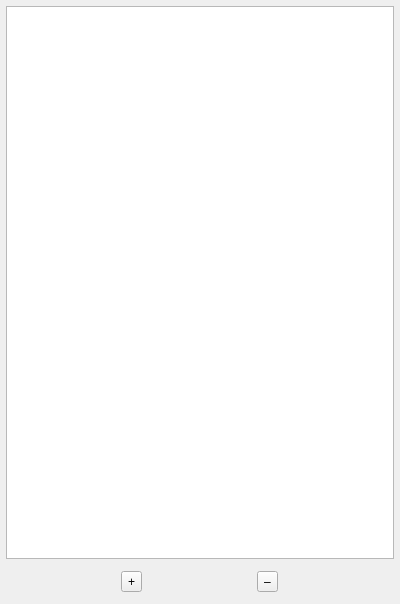
<?xml version="1.0" encoding="UTF-8"?>
<ui version="4.0">
 <class>TreeView</class>
 <widget class="QWidget" name="TreeView">
  <property name="geometry">
   <rect>
    <x>0</x>
    <y>0</y>
    <width>400</width>
    <height>604</height>
   </rect>
  </property>
  <property name="sizePolicy">
   <sizepolicy hsizetype="Preferred" vsizetype="Expanding">
    <horstretch>0</horstretch>
    <verstretch>0</verstretch>
   </sizepolicy>
  </property>
  <property name="windowTitle">
   <string>TreeView</string>
  </property>
  <layout class="QVBoxLayout" name="verticalLayout">
   <property name="leftMargin">
    <number>6</number>
   </property>
   <property name="topMargin">
    <number>6</number>
   </property>
   <property name="rightMargin">
    <number>6</number>
   </property>
   <property name="bottomMargin">
    <number>6</number>
   </property>
   <item>
    <widget class="QTableView" name="table"/>
   </item>
   <item>
    <widget class="QWidget" name="widget" native="true">
     <layout class="QHBoxLayout" name="horizontalLayout">
      <property name="leftMargin">
       <number>6</number>
      </property>
      <property name="topMargin">
       <number>6</number>
      </property>
      <property name="rightMargin">
       <number>6</number>
      </property>
      <property name="bottomMargin">
       <number>6</number>
      </property>
      <item>
       <widget class="QToolButton" name="add">
        <property name="text">
         <string>+</string>
        </property>
       </widget>
      </item>
      <item>
       <widget class="QToolButton" name="del">
        <property name="text">
         <string>–</string>
        </property>
       </widget>
      </item>
     </layout>
    </widget>
   </item>
  </layout>
 </widget>
 <resources/>
 <connections/>
</ui>
